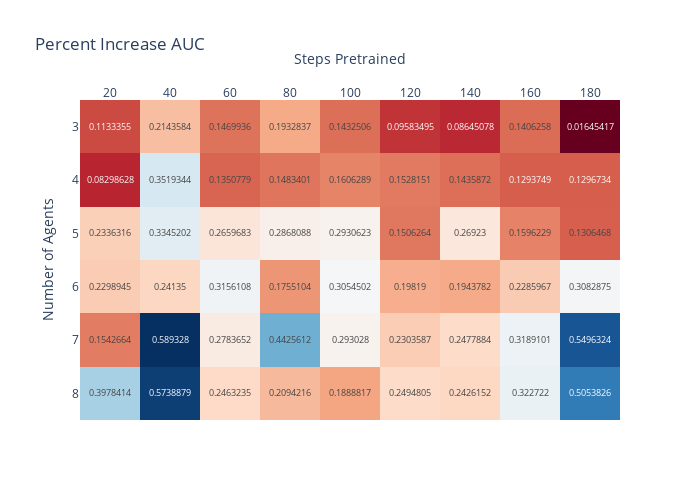

Here is the notebook cell this chart was saved with:
### Code cell
# Instead, ratio of area under curves
data = []
for num_agents in range(3,9):
    base_x, base_mean, retrain_results = plot_avg_retrain(
        num_agents, env="Waterworld", show=False,
        path=['mini-test-waterworld_history.csv','ww_test_history.csv']
        )
    z = base_mean.values.min()
    base_mean = base_mean.values - z

    for steps in retrain_results.steps_pretrained.unique():
        if steps < 200:
            res = retrain_results[retrain_results.steps_pretrained==steps
                                ]['per_agent_erm'].values - z
            a = int(steps/num_agents)
            b = a+len(res)

            i = (res - base_mean[a:b]).cumsum().argmax()
            n = res[:i].sum()
            m = base_mean[a:a+i].sum()
            auc = (n-m)/m
            data.append({
                'Number of Agents': num_agents,
                'Steps Pretrained': steps,
                'Area Under Curve': auc,
            })

import plotly.express as px

df = pd.DataFrame(data)
piv = df.pivot(index="Number of Agents", columns="Steps Pretrained")

fig = px.imshow(piv.values,#/piv.values.max(), 
                text_auto=True, title="Percent Increase AUC",
                labels=dict(x="Steps Pretrained", y="Number of Agents"),
                color_continuous_scale='RdBu', 
                 x=[f"{s}" for _,s in piv.columns.values],
                 y=piv.index.values
                )
fig.update_coloraxes(showscale=False) 
fig.update_xaxes(side="top")
fig.update_layout(width=700, height=500,)
fig.show()

### Figure 1 — Plotly figure (JSON) as saved in the notebook; plotly's stock layout.template omitted (floating-point values rounded to 4 significant figures)
{"data": [{"coloraxis": "coloraxis", "hovertemplate": "Steps Pretrained: %{x}<br>Number of Agents: %{y}<br>color: %{z}<extra></extra>", "name": "0", "texttemplate": "%{z}", "type": "heatmap", "x": ["20", "40", "60", "80", "100", "120", "140", "160", "180"], "xaxis": "x", "y": [3, 4, 5, 6, 7, 8], "yaxis": "y", "z": [[0.1133, 0.2144, 0.147, 0.1933, 0.1433, 0.09583, 0.08645, 0.1406, 0.01645], [0.08299, 0.3519, 0.1351, 0.1483, 0.1606, 0.1528, 0.1436, 0.1294, 0.1297], [0.2336, 0.3345, 0.266, 0.2868, 0.2931, 0.1506, 0.2692, 0.1596, 0.1306], [0.2299, 0.2413, 0.3156, 0.1755, 0.3055, 0.1982, 0.1944, 0.2286, 0.3083], [0.1543, 0.5893, 0.2784, 0.4426, 0.293, 0.2304, 0.2478, 0.3189, 0.5496], [0.3978, 0.5739, 0.2463, 0.2094, 0.1889, 0.2495, 0.2426, 0.3227, 0.5054]]}], "layout": {"coloraxis": {"colorscale": [[0, "rgb(103,0,31)"], [0.1, "rgb(178,24,43)"], [0.2, "rgb(214,96,77)"], [0.3, "rgb(244,165,130)"], [0.4, "rgb(253,219,199)"], [0.5, "rgb(247,247,247)"], [0.6, "rgb(209,229,240)"], [0.7, "rgb(146,197,222)"], [0.8, "rgb(67,147,195)"], [0.9, "rgb(33,102,172)"], [1, "rgb(5,48,97)"]], "showscale": false}, "height": 500, "title": {"text": "Percent Increase AUC"}, "width": 700, "xaxis": {"anchor": "y", "constrain": "domain", "domain": [0, 1], "scaleanchor": "y", "side": "top", "title": {"text": "Steps Pretrained"}}, "yaxis": {"anchor": "x", "autorange": "reversed", "constrain": "domain", "domain": [0, 1], "title": {"text": "Number of Agents"}}}}
